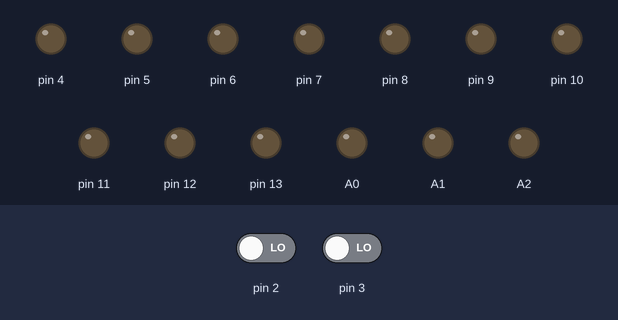
Bench run of a sketch on a simulated Arduino Uno, built with avr-gcc and run on an emulated ATmega328P. Shown: output pins drawn as LEDs (lit = HIGH). Inputs (shaded band) come from the test bench; at power-on: pin 2 LOW, pin 3 LOW.

Above: at 1.2 s.
1.3 s: pin 2 driven HIGH
At 2.2 s:
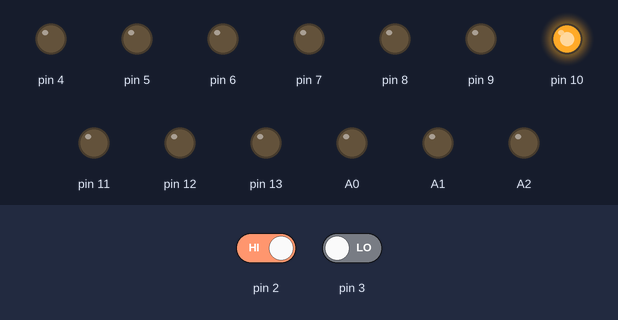
2.8 s: pin 3 driven HIGH
At 3.3 s:
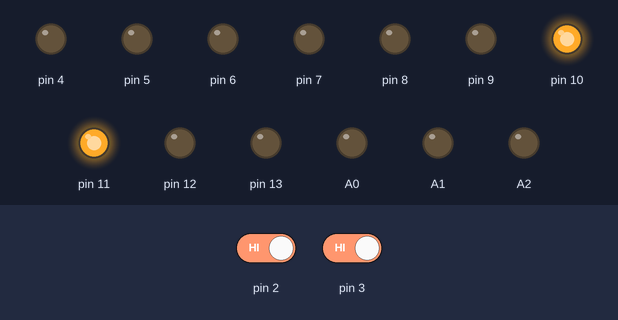
4.3 s: pin 2 driven LOW
At 5.5 s:
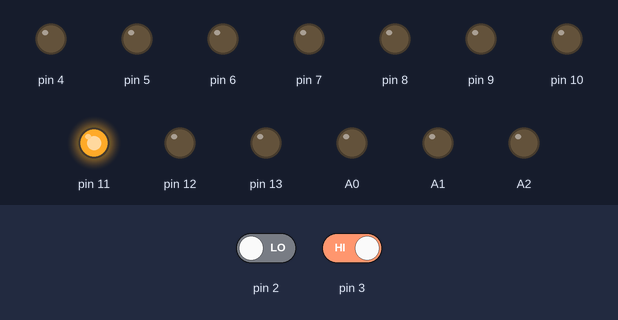
5.8 s: pin 3 driven LOW
At 6.8 s:
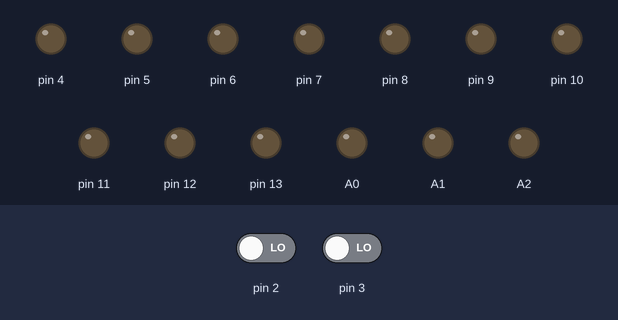
Timing chart, 0 to 8.3 s (numbered marks = the images above; inputs shaded):
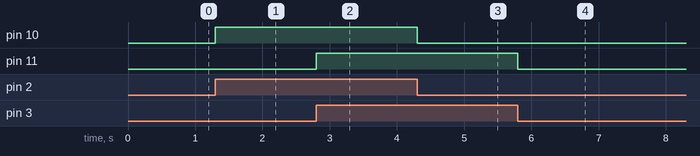

The sketch:

1A8N.ino
```cpp
                                                                                           void setup() {
  pinMode(2, INPUT);
  pinMode(3, INPUT);
  pinMode(4,OUTPUT);
  pinMode(5,OUTPUT);
  pinMode(6,OUTPUT);
  pinMode(7,OUTPUT);
  pinMode(8,OUTPUT);
  pinMode(9,OUTPUT);
  pinMode(10,OUTPUT);
  pinMode(11,OUTPUT);
  pinMode(12,OUTPUT);
  pinMode(13,OUTPUT);
  pinMode(A0,OUTPUT);
  pinMode(A1,OUTPUT);
  pinMode(A2,OUTPUT);
}
void loop() {
  if(digitalRead(2)){
    digitalWrite(10,HIGH);
  }else
    digitalWrite(10,LOW);
  if(digitalRead(3)){
    digitalWrite(11,HIGH);
  }else
    digitalWrite(11,LOW);
}
```

Measured:
- after the input at 1.3 s, pin 10: LOW → HIGH at once
- after the input at 2.8 s, pin 11: LOW → HIGH at once
- after the input at 4.3 s, pin 10: HIGH → LOW at once
- after the input at 5.8 s, pin 11: HIGH → LOW at once
